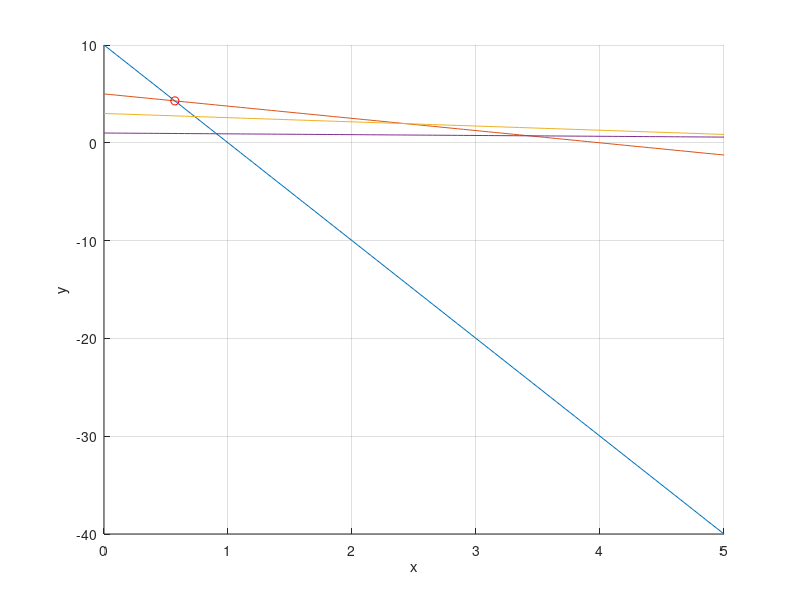

MATLAB code for this plot:
pkg load optim

# X = [x, y]
f = [6; 2];

# A*X <= b
A = [10, 1;
     5, 4;
     3, 7;
     1, 12;];
b = [10;
     20;
     21;
     12];

# Aeq*X = beq
Aeq = zeros(1,2);
beq = 0;

[x_star, fval] = linprog(f, -A, -b, Aeq, beq, lb=zeros(2,1), ub=100*ones(2,1))


# meshplot
x = 0:0.005:5; % Define x-range
y = 0:0.005:5; % Define y-range
[xx, yy] = meshgrid(x, y); % Create a grid of points

% Inequalities
mask1 = (10*xx + yy >= 10);
mask2 = (5*xx + 4*yy >= 20);
mask3 = (3*xx + 7*yy >= 21);
mask4 = (xx + 12*yy >= 12);
combined_mask = mask1 & mask2 & mask3 & mask4;

z_values_combined = zeros(size(xx));
z_values_combined(~combined_mask) = NaN;


xgrid = 0:0.05:5;
# linear
hold on
plot(xgrid, 10-10*xgrid)
plot(xgrid, 20/4-5/4*xgrid)
plot(xgrid, 3-3/7*xgrid)
plot(xgrid, 1-1/12*xgrid)
plot(x_star(1), x_star(2), 'ro')
xlabel('x');
ylabel('y');
grid on

# espaço de soluções
##pcolor(xx, yy, z_values_combined);
##shading flat;
##
##xlim([0, 5])
##ylim([0, 5])
##zz = 6.*xx + 2.*yy;
##contour(xx, yy, zz, 20)
hold off
